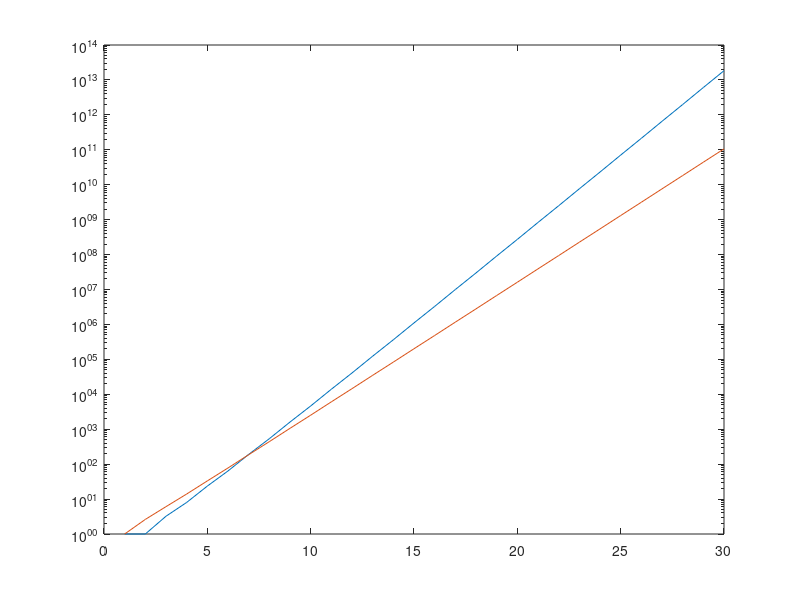

This figure's MATLAB source:
clear; 
clc;

b = rand(1,30);

%% Loop goes over different numbers of interpolation nodes
for it = 1:30
    x = linspace(-1,1,it)';
    V = zeros(length(x),length(x));
    for vit = 1:it
        V(:,vit) = x.^(vit-1);
    end
    b(it) = cond(V);    
end

a = (1:30);

%% Start plotting stuff
figure
semilogy(a,b);
hold on
pause %waits for input

c = rand(1,30);

%% Loop goes over different numbers of interpolation nodes
for it = 1:30
    x = rand(1,it);
    for itt = 1:it
        x(itt) = cos((itt - 1) * pi/((it + 1) - 1));
    end
    x = x'; 
    V = zeros(length(x),length(x));
    for vit = 1:it
        V(:,vit) = x.^(vit-1);
    end
    c(it) = cond(V);    
end

semilogy(a,c);